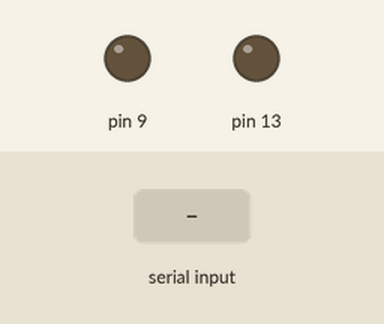
This sketch was run on a simulated Arduino Uno, built with avr-gcc and run on an emulated ATmega328P. Parts: output pins drawn as LEDs (lit = HIGH). Inputs (shaded band) come from the test bench.

Above: at 1.2 s.
1.3 s: "A" received over Serial
At 1.7 s:
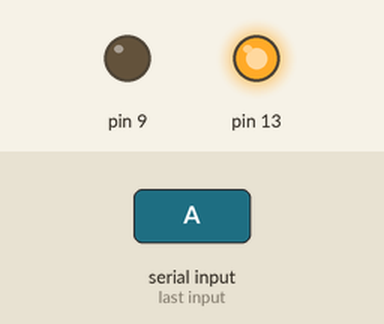
2.8 s: "B" received over Serial
At 4.1 s:
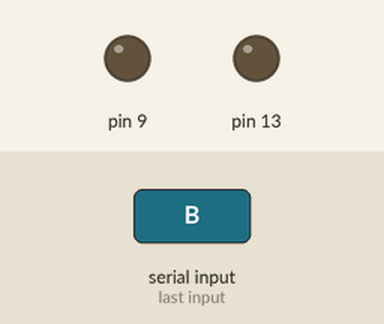
Timing chart, 0 to 5.8 s (numbered marks = the images above; inputs shaded):
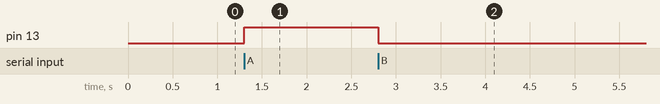

Measured:
- after the input at 1.3 s, pin 13: LOW → HIGH at once
- after the input at 2.8 s, pin 13: HIGH → LOW at once

The sketch:

pin_13_from_c_.ino
```cpp
#include<Servo.h>
int data;
char str[] = "Hello";
void setup() {

    Serial.begin(9600);
    pinMode(13, OUTPUT);
    pinMode (9, OUTPUT);

}
void loop() {
    (Serial.available());
     data = Serial.read();

    switch (data)
    {
      case 'A':
        digitalWrite(13, HIGH);
        break;
        case 'B':
        digitalWrite(13, LOW);
        break;
        case 'C':
        Serial.print("he") ;
        break;
        case 'D':
        Serial.print(str);
        break;
    }
}
```
